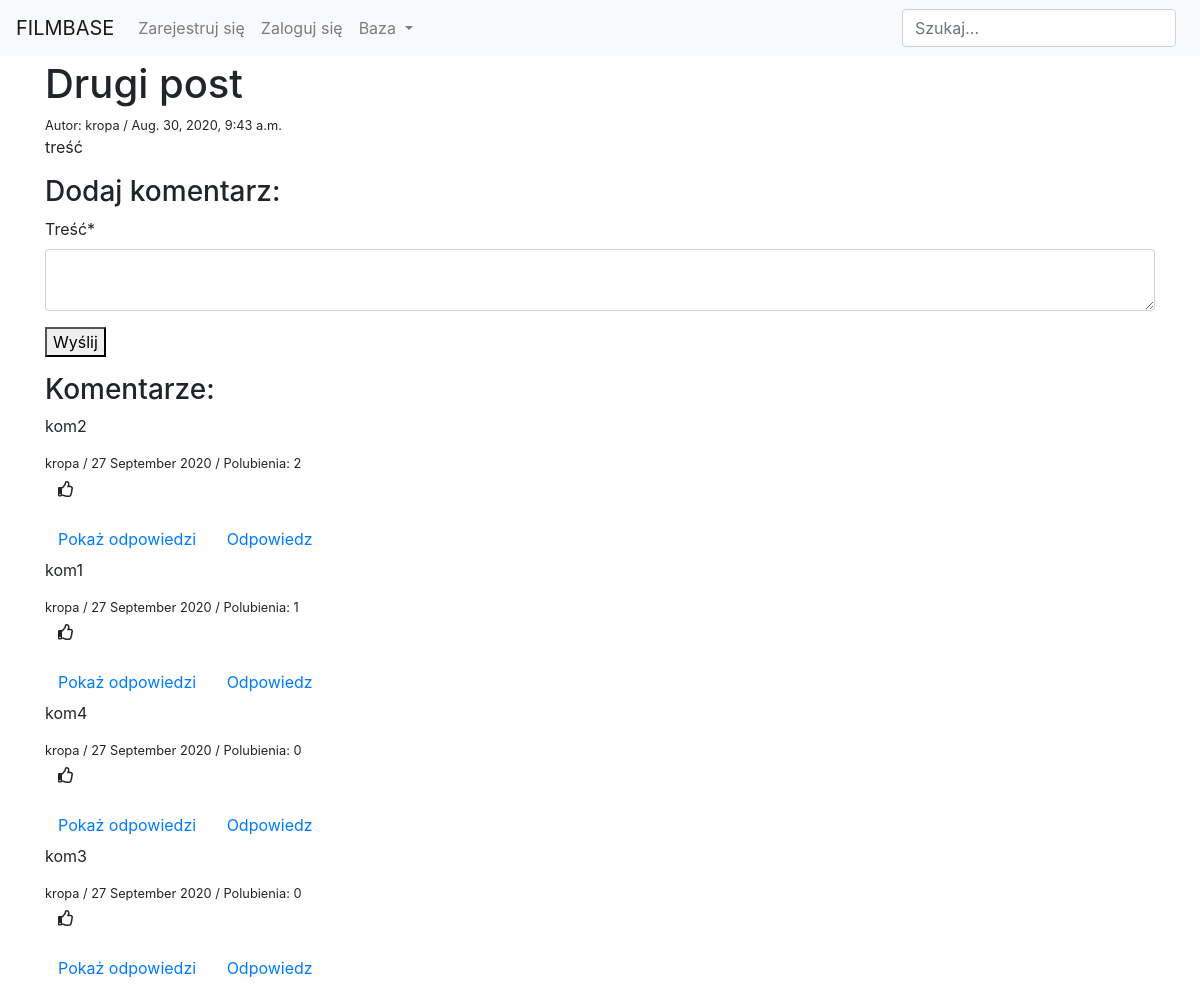
Page /drugi-post on the committed database.
### blog/models.py (models this page shows, shortened)
class Post(models.Model):
    title = models.CharField(null=False, blank=False, max_length=200)
    content = models.TextField(null=False, blank=False, max_length=1000)
    date_of_create = models.DateTimeField(default=timezone.now)
    author = models.ForeignKey(User, on_delete=models.CASCADE)
    slug = models.SlugField(unique=True, null=True, blank=True)

### comments/models.py (models this page shows)
class Comment(models.Model):
    author = models.ForeignKey(User, on_delete=models.CASCADE)
    content = models.TextField(blank=False, null=False, max_length=500, verbose_name='Treść')
    date_of_create = models.DateTimeField(default=timezone.now)
    post = models.ForeignKey(Post, on_delete=models.CASCADE, null=True)
    topic = models.ForeignKey(Topic, on_delete=models.CASCADE, null=True, blank=True)
    comment = models.ForeignKey('self', on_delete=models.CASCADE, null=True, related_name='replies', blank=True)
    likes = models.ManyToManyField(User, related_name='liked_comments')
    def like_counter(self):
        return self.likes.count()
    class Meta:
        ordering = ['-date_of_create']

### blog/views.py (the view, shortened to what this page needs)
# urls.py: path('<slug:slug>', PostDetailView.as_view(), name='post_detail'),
class PostDetailView(FormMixin, DetailView):
    model = Post
    template_name = 'blog/post_detail.html'
    context_object_name = 'post'
    form_class = CommentForm
    def get_context_data(self, **kwargs):
        context = super(PostDetailView, self).get_context_data(**kwargs)
        context['form'] = CommentForm(initial={'post': self.object})
        return context
    def post(self, request, *args, **kwargs):
        self.object = self.get_object()
        form = self.get_form()
        if form.is_valid():
            if request.method == 'POST':
                comment_id = self.request.POST.get('comment_id')
                if comment_id:
                    comment = Comment.objects.get(id=comment_id)
                else:
                    comment = None
                new_comment = Comment.objects.create(
                    author = self.request.user,
                    post = self.object,
                    comment = comment,
                    content = form.cleaned_data['content']
                )
                return JsonResponse({'comment': model_to_dict(new_comment)}, status=200)
        else:
            return self.form_invalid(form)

### comments/forms.py
class CommentForm(forms.ModelForm):
    class Meta:
        model = Comment
        fields = ('content',)
        widgets = {
            'content': forms.Textarea(attrs={'cols': 8, 'rows': 2})
        }

### blog/templates/blog/post_detail.html (shortened to what this page needs)
{% extends 'users/base.html' %}
{% load crispy_forms_tags %}
{% block content %}
    <h1>{{ post.title }}</h1>
    <small>Autor: {{ post.author }} / {{ post.date_of_create }}</small>
    <p>{{ post.content }}</p>
    <h3>Dodaj komentarz:</h3>
    <form action="" method="POST" id="commentForm" data-url="{% url 'post_detail' slug=post.slug %}">
        {{ form|crispy }}
        <button type="button" id="commentBtn">Wyślij</button>
    </form>
    <div class="comments">
        {% include 'blog/post_comments.html' %}
    </div>
{% endblock %}

### users/templates/users/base.html (shortened to what this page needs)
{% load static %}
<html>
    <head>
        <link rel="stylesheet" href="https://stackpath.bootstrapcdn.com/bootstrap/4.5.0/css/bootstrap.min.css">
        <link rel="stylesheet" href="https://use.fontawesome.com/releases/v5.7.2/css/all.css">
    </head>
    <body>
        <nav class="navbar navbar-expand-lg navbar-light bg-light" style="position: fixed; top: 0; width: 100%;">
            <a class="navbar-brand" href="{% url 'home' %}">FILMBASE</a>
            <div class="collapse navbar-collapse" id="navbarSupportedContent">
              <ul class="navbar-nav mr-auto">
                {% if user.is_authenticated %}
                <li class="nav-item active">
                  <a class="nav-link" href="{% url 'logout' %}">Wyloguj się</a>
                </li>
                {% else %}
                <li class="nav-item">
                  <a class="nav-link" href="{% url 'register' %}">Zarejestruj się</a>
                </li>
                <li class="nav-item">
                  <a class="nav-link" href="{% url 'login' %}">Zaloguj się</a>
                </li>
                {% endif %}
                <li class="nav-item dropdown">
                  <a class="nav-link dropdown-toggle" href="#" id="navbarDropdown" role="button" data-toggle="dropdown" aria-haspopup="true" aria-expanded="false">
                    Baza
                  </a>
                </li>
              </ul>
              <form class="form-inline my-2 my-lg-0" action="{% url 'search' %}" method="GET">
                <input class="form-control mr-sm-2" type="text" name="search" placeholder="Szukaj...">
              </form>
            </div>
        </nav>
        <div class="container" style="margin-top: 60px;">
        {% block content %}
        {% endblock %}
        </div>
    </body>
</html>

### blog/templates/blog/post_comments.html (shortened to what this page needs)
{% load static %}
{% load crispy_forms_tags %}
<h3>Komentarze:</h3>
{% for comment in post.comment_set.all|dictsortreversed:'like_counter' %}
    {% if comment.comment == null %}
        <p>{{ comment.content }}</p>
        <small>{{ comment.author }} / {{ comment.date_of_create|date:"d E Y" }} / Polubienia: <span class="counter" id="{{ comment.id }}">{{ comment.likes.all|length }}</span></small>
        <form action="{% url 'like_comment' comment_id=comment.id %}" class="likeForm" id="{{ comment.id }}">
            <button type="button" class="likeBtn btn" id="{{ comment.id }}" data-url="{% url 'like_comment' comment_id=comment.id %}">
                {% if request.user not in comment.likes.all %}
                    <i class="far fa-thumbs-up" id="{{ comment.id }}"></i>
                {% else %}
                    <i class="fas fa-thumbs-up" id="{{ comment.id }}"></i>
                {% endif %}
            </button>
        </form>
        <button type="button" id="{{ comment.id }}" class="showReplies btn btn-link" data-href="{% url 'comment_replies' comment.id %}">
            Pokaż odpowiedzi
        </button>
        <button type="button" id="{{ comment.id }}" class="showForm btn btn-link">
            Odpowiedz
        </button>
    {% endif %}
{% endfor %}

### blog/templates/blog/comment_replies.html (shortened to what this page needs)
{% load crispy_forms_tags %}
{% load static %}

### rows in the picture
Post: title "Drugi post", author "kropa", date_of_create "Aug. 30, 2020, 9:43 a.m.", content "treść"
Comment: content "kom2", author "kropa", date_of_create "27 September 2020", likes.all|length "2"
Comment: content "kom1", author "kropa", date_of_create "27 September 2020", likes.all|length "1"
Comment: content "kom4", author "kropa", date_of_create "27 September 2020", likes.all|length "0"
Comment: content "kom3", author "kropa", date_of_create "27 September 2020", likes.all|length "0"
